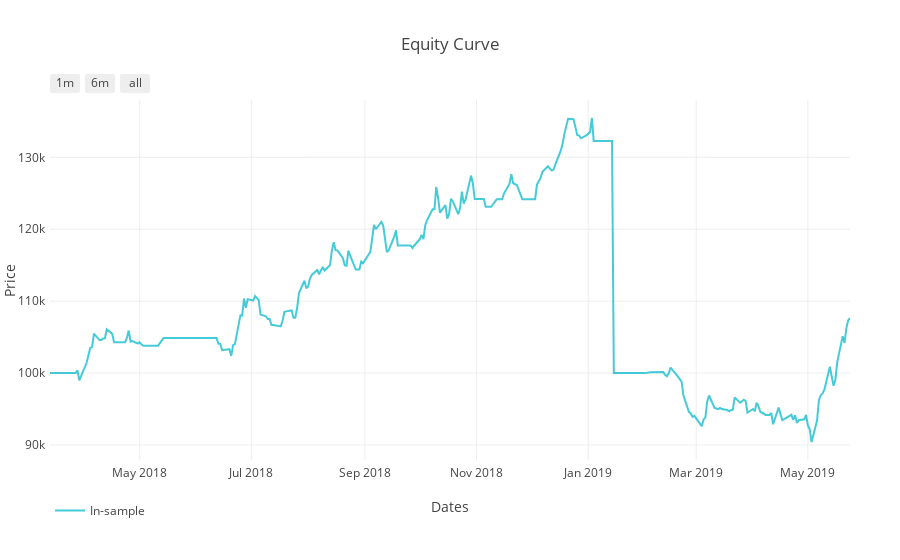

Source (notebook cell):
### Code cell
plot_ec = equity_curve(df, output_type='nb')
iplot(plot_ec)

### Figure 1 — Plotly figure (JSON) as saved in the notebook; plotly's stock layout.template omitted (floating-point values rounded to 4 significant figures; data arrays with more than 128 entries replaced by an {"elided": "..."} marker saying what was removed)
{"data": [{"line": {"color": "#17BECF"}, "name": "In-sample", "opacity": 0.8, "type": "scatter", "uid": "b266b848-5163-47f5-84bf-391805258014", "x": {"elided": "303 str values"}, "y": {"elided": "303 int values"}}], "layout": {"autosize": true, "legend": {"orientation": "h"}, "margin": {"b": 100, "l": 50, "pad": 4, "r": 50, "t": 100}, "showlegend": true, "title": {"text": "Equity Curve"}, "xaxis": {"range": ["2018-03-13", "2019-05-24"], "rangeselector": {"buttons": [{"count": 1, "label": "1m", "step": "month", "stepmode": "backward"}, {"count": 6, "label": "6m", "step": "month", "stepmode": "backward"}, {"step": "all"}]}, "title": {"text": "Dates"}, "type": "date"}, "yaxis": {"autorange": true, "range": [87910.0, 138000.0], "title": {"text": "Price"}, "type": "linear"}}}
